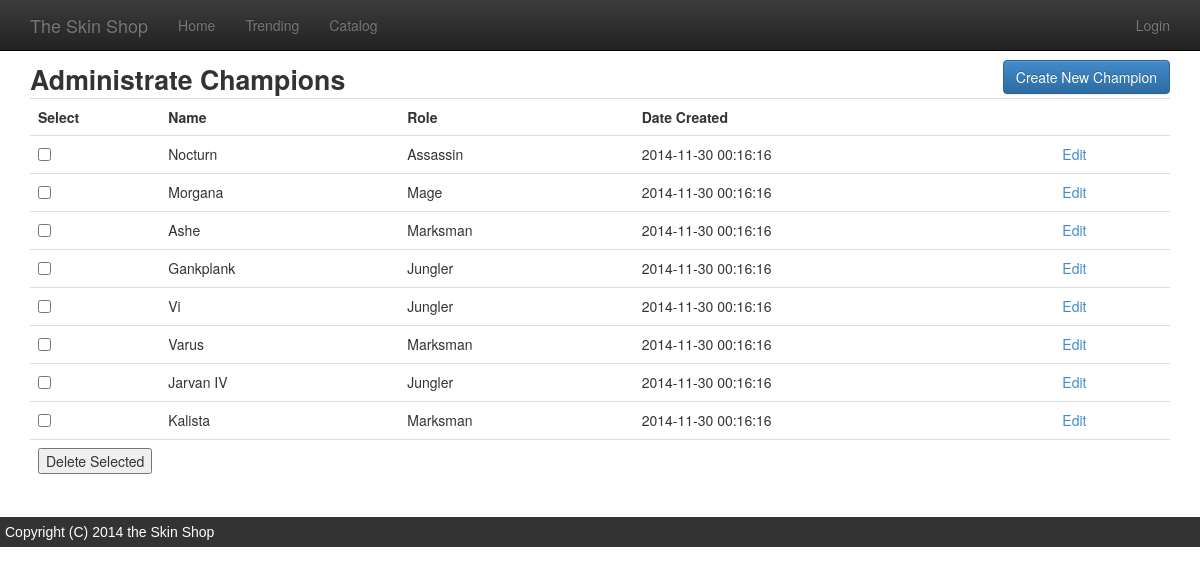
The app's page /admin_champion_list.php with its own data.
### tables this page shows
create table champions (
	id              int(11)      NOT NULL AUTO_INCREMENT,
	name            varchar(255) NOT NULL,
	title           varchar(255) NOT NULL,
	role_id         int(11)      NOT NULL,
	icon_img_url    varchar(255) NULL,
	date_created    datetime     NOT NULL,
	last_updated    datetime     NOT NULL,
	PRIMARY KEY (id)
);

create table champion_roles (
	id           int(11)      NOT NULL AUTO_INCREMENT,
	name         varchar(255) NOT NULL,
	date_created datetime     NOT NULL,
	last_updated datetime     NOT NULL,
	PRIMARY KEY (id)
);

### admin_champion_list.php (the view, shortened to what this page needs)
<?php include '_header.php'; ?>
<?php include '_connect.php'; ?>
<?php
$sql = <<<SQL
   SELECT c.id as id, c.name as name, cr.name as role_name, c.date_created as date_created
   FROM champions c
   JOIN champion_roles cr ON c.role_id = cr.id
SQL;
$result = mysqli_query($db_connection, $sql);
?>
    <div class="row">
        <div class="col-md-8" style="font-weight: bold; font-size:20pt">Administrate Champions</div>
        <div class="col-md-4"><a class="btn btn-primary pull-right" href="admin_champion_form.php">Create New
                Champion</a></div>
    </div>
    <form action="admin_champion_delete.php" method="POST">
        <table class="table">
            <tr>
                <th>Select</th>
                <th>Name</th>
                <th>Role</th>
                <th>Date Created</th>
                <th>&nbsp;</th>
            </tr>
            <?php
            while ($row = mysqli_fetch_array($result)) {
                echo "<tr>";
                echo "<td width='100'><input type='checkbox' name='id[]' value='{$row['id']}'/></td>";
                echo "<td>{$row['name']}</td><td>{$row['role_name']}</td>";
                echo "<td>{$row['date_created']}</td>";
                echo "<td><a href='admin_champion_form.php?id={$row['id']}'>Edit</a></td>";
                echo "</tr>";
            }
            ?>
            <tr>
                <td><input type="submit" value="Delete Selected"/></td>
                <td>&nbsp;</td>
                <td>&nbsp;</td>
                <td>&nbsp;</td>
                <td>&nbsp;</td>
            </tr>
        </table>
    </form>
<?php include '_footer.php'; ?>

### records on screen
champions: name "Nocturn", champion_roles.name "Assassin", date_created "2014-11-30 00:16:16"
champions: name "Morgana", champion_roles.name "Mage", date_created "2014-11-30 00:16:16"
champions: name "Ashe", champion_roles.name "Marksman", date_created "2014-11-30 00:16:16"
champions: name "Gankplank", champion_roles.name "Jungler", date_created "2014-11-30 00:16:16"
champions: name "Vi", champion_roles.name "Jungler", date_created "2014-11-30 00:16:16"
champions: name "Varus", champion_roles.name "Marksman", date_created "2014-11-30 00:16:16"
champions: name "Jarvan IV", champion_roles.name "Jungler", date_created "2014-11-30 00:16:16"
champions: name "Kalista", champion_roles.name "Marksman", date_created "2014-11-30 00:16:16"
